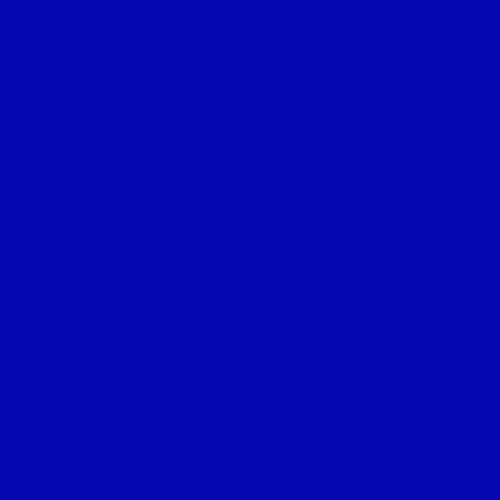
Frame 1 (no input)
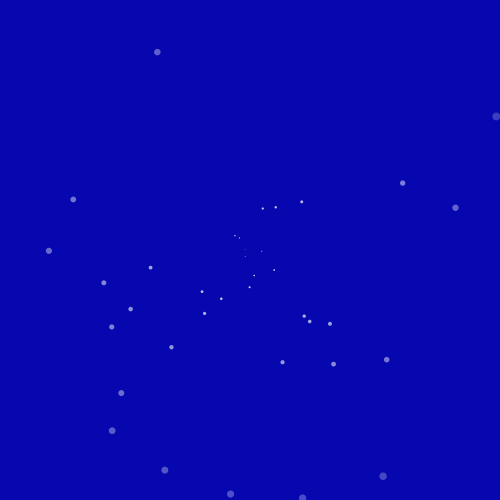
Frame 60 (the mouse pressed at the canvas centre just before this capture)
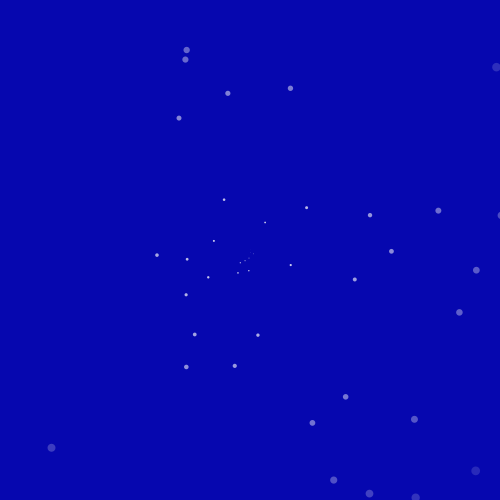
Frame 120 (the mouse held since frame 60 and released just before this capture)

The Processing sketch that drew these frames (run headless with seeded random() and noise(); from frame 60 on, the mouse is pressed at the canvas centre):

// Processing sketch: sketch_17012017
// ── sketch_17012017.pde
ArrayList <Star> star;

void setup(){
  size(500, 500);
  smooth();
  star = new ArrayList<Star>();
}

void draw(){
  background(6,7,175);
  noStroke();
   for(int i = star.size()-1; i >=0; i--){
     Star s = star.get(i); 
     s.move();
     s.display();
     if(s.isDead()){
       star.remove(i);
     }
  }
  println(star.size());
  star.add(new Star());
}
// ── Star.pde
class Star{
  float alpha = 255;
  float size = 0;
  PVector angle = PVector.random2D();
  PVector position = new PVector(width/2, height/2);
  PVector acceleration;
  PVector move = new PVector(0,0);
  Star(){
  
  }
  
  void move(){
    alpha-=5;
    size+=0.2;
    angle.mult(0.9);
    move.add(angle);
    position.add(move);
  }
  boolean isDead(){
    if(alpha<=0){
        return true;
    }else{
       return false;
    }
  }
  void display(){
    fill(255, alpha);
    ellipse(position.x, position.y, size, size);
    println(angle);
  }
 
}
